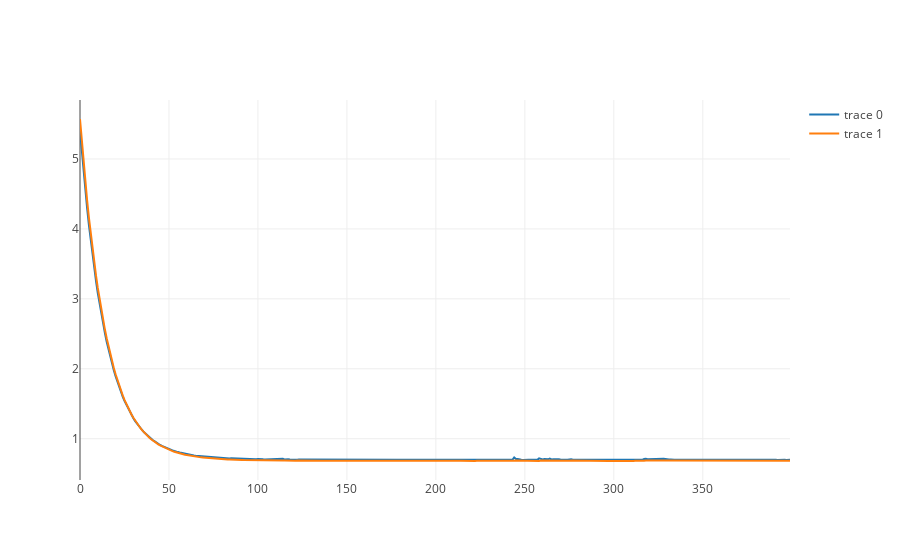

The code cell stored with this chart in its notebook:
### Code cell
import plotly.offline as py
import plotly.graph_objs as go
py.init_notebook_mode(connected=True)

l = go.Scatter(y=history.history['loss'])
v = go.Scatter(y=history.history['val_loss'])

data = [v,l]
py.iplot(data, filename='line-mode')

### Figure 1 — Plotly figure (JSON) as saved in the notebook; plotly's stock layout.template omitted (floating-point values rounded to 4 significant figures; data arrays with more than 128 entries replaced by an {"elided": "..."} marker saying what was removed)
{"data": [{"type": "scatter", "y": {"elided": "400 float values"}}, {"type": "scatter", "y": {"elided": "400 float values"}}], "layout": {}}
